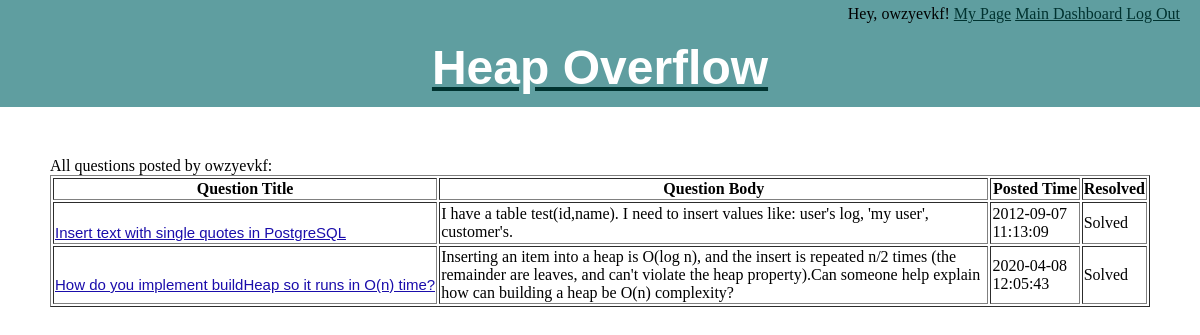
The page /myquestions.php (signed in) on the database its author committed.
### tables this page shows
create table question(
qid INTEGER AUTO_INCREMENT,
uid integer not null,
title text not null,
body text not null,
qtime timestamp not null,
best integer,
resolved varchar(10) not null,
PRIMARY KEY	 (`qid`),
FOREIGN KEY (uid)
    REFERENCES webuser(uid)
    ON DELETE CASCADE
);

### myquestions.php (the view, shortened to what this page needs)
<?php
include('connectdb.php');
require 'format.inc.php';
$username = $_SESSION['username'];
?>
<!DOCTYPE html>
<html>
<head>
    <link href="style.css" type="text/css" rel="stylesheet"/>
</head>
<body>
<?php echo present_header($_SESSION['headerName'], $_SESSION['username']); ?>
<div class="content">
<?php
$stmt = $conn->prepare("SELECT title,body,qtime,resolved FROM webuser natural join question WHERE username = '$username' ");
$stmt->execute();
$stmt->store_result();
$num_of_rows = $stmt->num_rows;
if ($num_of_rows == 0) {
    echo "${username} do not have any questions.";
    return;
}
else{
    echo "<p>All questions posted by $username: </p>";
}
$stmt->bind_result($title, $body, $qtime, $resolved);
?>
<form method="POST">
    <table border = 1>
        <tr>
            <th>Question Title</th>
            <th>Question Body</th>
            <th>Posted Time</th>
            <th>Resolved</th>
        </tr>
        <?php
        while($stmt->fetch()) {
            $title = htmlspecialchars($title);
            $body = htmlspecialchars($body);
            $qtime = htmlspecialchars($qtime);
            $resolved = htmlspecialchars($resolved);
            echo "<tr>";
            echo "<td><input type='submit' class='link-button' name='question_title_button' value='$title'></td>";
            echo "<td> $body </td>";
            echo "<td> $qtime </td>";
            echo "<td> $resolved </td>";
            echo "</tr>";
        }
        ?>
    </table>
</form>
</div>
</body>
</html>

### style.css (style rules this page uses)
html, body, header, footer, hgroup, nav, article, section, figure, figcaption, h1, h2, h3, ul, li, body, div, p, img { margin: 0; padding: 0; font-size: 100%; vertical-align: baseline; border: 0; }
body { background-position: center top; background-repeat: no-repeat; }
.content { position: relative; display: inline-block; padding: 50px; }
.link-button { background: none; border: none; color: #1a0dab; text-decoration: underline; cursor: pointer; padding:0; font-size: 15px; margin-top: 20px; }

### rows shown on the page
question: question_title_button "Insert text with single quotes in PostgreSQL", body "I have a table test(id,name). I need to insert values like: user's log, 'my user', customer's.", qtime "2012-09-07 11:13:09", resolved "Solved"
question: question_title_button "How do you implement buildHeap so it runs in O(n) time?", body "Inserting an item into a heap is O(log n), and the insert is repeated n/2 times (the remainder are leaves, and can't violate the heap property).Can someone help explain how can building a heap be O(n) complexity?", qtime "2020-04-08 12:05:43", resolved "Solved"

### other values the page prints
$username "owzyevkf"
$title "Heap Overflow"
